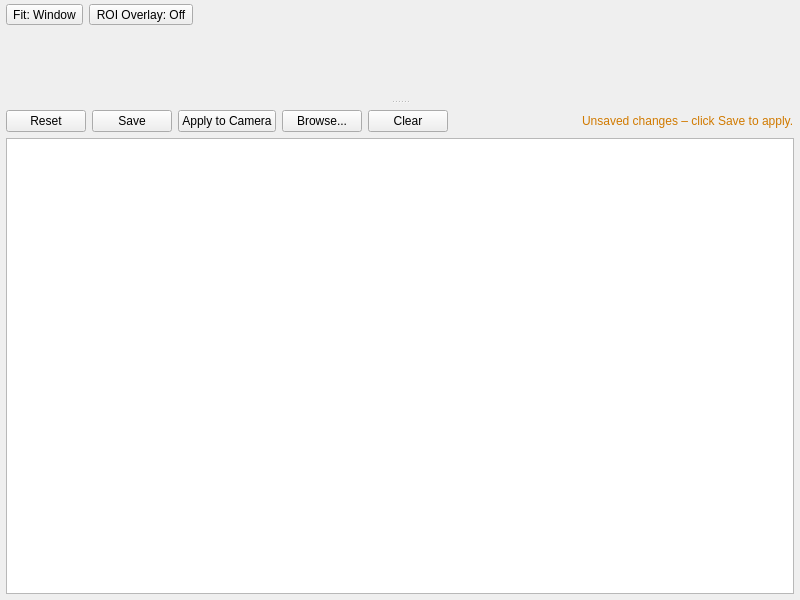
<?xml version="1.0" encoding="UTF-8"?>
<ui version="4.0">
 <class>OverviewTab</class>
 <widget class="QWidget" name="OverviewTab">
  <property name="geometry">
   <rect>
    <x>0</x>
    <y>0</y>
    <width>800</width>
    <height>600</height>
   </rect>
  </property>
  <layout class="QVBoxLayout" name="verticalLayout">
   <property name="leftMargin">
    <number>0</number>
   </property>
   <property name="topMargin">
    <number>0</number>
   </property>
   <property name="rightMargin">
    <number>0</number>
   </property>
   <property name="bottomMargin">
    <number>0</number>
   </property>
   <property name="spacing">
    <number>0</number>
   </property>
   <item>
    <widget class="QSplitter" name="splitter">
     <property name="orientation">
      <enum>Qt::Vertical</enum>
     </property>
     <property name="childrenCollapsible">
      <bool>false</bool>
     </property>
     <property name="opaqueResize">
      <bool>true</bool>
     </property>
     <widget class="QWidget" name="canvasContainer" native="true">
      <property name="sizePolicy">
       <sizepolicy hsizetype="Expanding" vsizetype="Expanding">
        <horstretch>0</horstretch>
        <verstretch>0</verstretch>
       </sizepolicy>
      </property>
      <property name="minimumSize">
       <size>
        <width>0</width>
        <height>100</height>
       </size>
      </property>
      <layout class="QVBoxLayout" name="canvasLayout">
       <property name="leftMargin">
        <number>0</number>
       </property>
       <property name="topMargin">
        <number>0</number>
       </property>
       <property name="rightMargin">
        <number>0</number>
       </property>
       <property name="bottomMargin">
        <number>0</number>
       </property>
       <property name="spacing">
        <number>0</number>
       </property>
       <item>
        <widget class="QWidget" name="controls">
         <property name="maximumSize">
          <size>
           <width>16777215</width>
           <height>40</height>
          </size>
         </property>
         <layout class="QHBoxLayout" name="controlsLayout">
          <property name="leftMargin">
           <number>6</number>
          </property>
          <property name="topMargin">
           <number>4</number>
          </property>
          <property name="rightMargin">
           <number>6</number>
          </property>
          <property name="bottomMargin">
           <number>4</number>
          </property>
          <property name="spacing">
           <number>6</number>
          </property>
          <item>
           <widget class="QToolButton" name="fitBtn">
            <property name="text">
             <string>Fit: Window</string>
            </property>
            <property name="toolTip">
             <string>Toggle between fit-to-window and 100% zoom</string>
            </property>
           </widget>
          </item>
          <item>
           <widget class="QToolButton" name="roiOverlayBtn">
            <property name="text">
             <string>ROI Overlay: Off</string>
            </property>
            <property name="toolTip">
             <string>Toggle ROI overlay rectangle</string>
            </property>
           </widget>
          </item>
          <item>
           <spacer name="horizontalSpacer">
            <property name="orientation">
             <enum>Qt::Horizontal</enum>
            </property>
            <property name="sizeHint" stdset="0">
             <size>
              <width>40</width>
              <height>20</height>
             </size>
            </property>
           </spacer>
          </item>
         </layout>
        </widget>
       </item>
       <item>
        <widget class="QWidget" name="canvasPlaceholder">
         <property name="sizePolicy">
          <sizepolicy hsizetype="Expanding" vsizetype="Expanding">
           <horstretch>0</horstretch>
           <verstretch>1</verstretch>
          </sizepolicy>
         </property>
        </widget>
       </item>
      </layout>
     </widget>
     <widget class="QWidget" name="configWidget" native="true">
      <property name="sizePolicy">
       <sizepolicy hsizetype="Expanding" vsizetype="Ignored">
        <horstretch>0</horstretch>
        <verstretch>0</verstretch>
       </sizepolicy>
      </property>
      <property name="minimumSize">
       <size>
        <width>0</width>
        <height>0</height>
       </size>
      </property>
      <layout class="QVBoxLayout" name="configLayout">
       <property name="leftMargin">
        <number>6</number>
       </property>
       <property name="topMargin">
        <number>6</number>
       </property>
       <property name="rightMargin">
        <number>6</number>
       </property>
       <property name="bottomMargin">
        <number>6</number>
       </property>
       <property name="spacing">
        <number>6</number>
       </property>
       <item>
        <layout class="QHBoxLayout" name="buttonRow">
         <item>
          <widget class="QPushButton" name="jsReloadBtn">
           <property name="text">
            <string>Reset</string>
           </property>
          </widget>
         </item>
         <item>
          <widget class="QPushButton" name="jsSaveBtn">
           <property name="text">
            <string>Save</string>
           </property>
          </widget>
         </item>
         <item>
          <widget class="QPushButton" name="jsApplyBtn">
           <property name="text">
            <string>Apply to Camera</string>
           </property>
          </widget>
         </item>
         <item>
          <widget class="QPushButton" name="jsBrowseBtn">
           <property name="text">
            <string>Browse...</string>
           </property>
          </widget>
         </item>
         <item>
          <widget class="QPushButton" name="jsClearBtn">
           <property name="text">
            <string>Clear</string>
           </property>
          </widget>
         </item>
         <item>
          <spacer name="horizontalSpacer_2">
           <property name="orientation">
            <enum>Qt::Horizontal</enum>
           </property>
           <property name="sizeHint" stdset="0">
            <size>
             <width>40</width>
             <height>20</height>
            </size>
           </property>
          </spacer>
         </item>
         <item>
          <widget class="QLabel" name="jsPathLabel">
           <property name="sizePolicy">
            <sizepolicy hsizetype="Maximum" vsizetype="Preferred">
             <horstretch>0</horstretch>
             <verstretch>0</verstretch>
            </sizepolicy>
           </property>
           <property name="maximumSize">
            <size>
             <width>400</width>
             <height>16777215</height>
            </size>
           </property>
           <property name="textFormat">
            <enum>Qt::PlainText</enum>
           </property>
           <property name="wordWrap">
            <bool>false</bool>
           </property>
          </widget>
         </item>
         <item>
          <spacer name="horizontalSpacer_3">
           <property name="orientation">
            <enum>Qt::Horizontal</enum>
           </property>
           <property name="sizeHint" stdset="0">
            <size>
             <width>8</width>
             <height>20</height>
            </size>
           </property>
          </spacer>
         </item>
         <item>
          <widget class="QLabel" name="jsUnsavedLabel">
           <property name="text">
            <string>Unsaved changes – click Save to apply.</string>
           </property>
           <property name="styleSheet">
            <string notr="true">color: #d17a00;</string>
           </property>
           <property name="visible">
            <bool>false</bool>
           </property>
          </widget>
         </item>
        </layout>
       </item>
       <item>
        <widget class="QPlainTextEdit" name="jsEdit">
         <property name="wordWrapMode">
          <enum>QTextOption::NoWrap</enum>
         </property>
        </widget>
       </item>
      </layout>
     </widget>
    </widget>
   </item>
  </layout>
 </widget>
 <resources/>
</ui>
